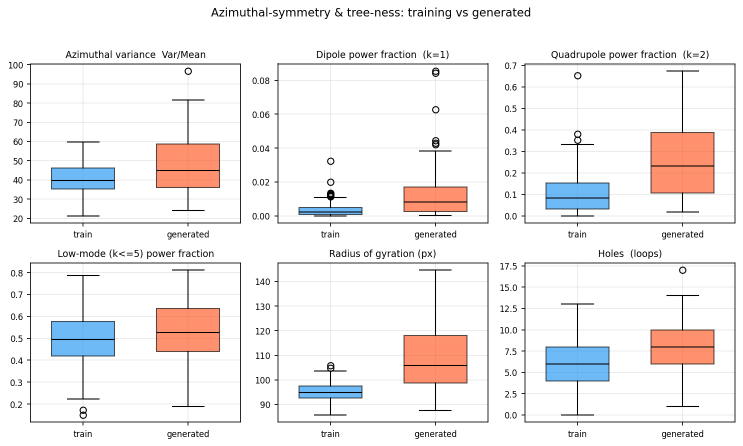
#> input picture results/azimuthal_eval_100v100/azimuthal_comparison.png, 1485 x 892 px (shown at 1/2 size)
$ python azimuthal_metrics.py --training_dir ../results/azimuthal_eval_100v100 --generated_dir ../results/azimuthal_eval_100v100
#> lines starting #> are read from the running program, lines starting #| are printed output that depends on the picture; after the words box and inside, x2 and y2 are one past the last pixel; in counts of white or black regions, pixels touching at a corner belong together
#!/usr/bin/env python3
"""
Azimuthal-symmetry / isotropy metrics for DLA comparison.

Implements the three Tier-1 metrics for the 04/17 PI meeting:

  1. Normalized azimuthal variance of mass per angular wedge
       var_theta_mass = Var_wedge(mass) / Mean_wedge(mass)
     Lower = more isotropic. Training DLAs are expected to have small but
     non-zero values since each single realization has discrete branches;
     the *distribution* over many samples is what we compare.

  2. Azimuthal Fourier power spectrum of the wedge-mass signal m[theta].
     Report low-mode fractions:
         p1 = |c_1|^2 / sum(|c_k|^2),  k >= 1     (dipole asymmetry)
         p2 = |c_2|^2 / sum(|c_k|^2),  k >= 1     (quadrupole)
         p_low = sum_{k<=5} |c_k|^2 / sum(|c_k|^2)
     A generated set that is systematically elongated / rectangular /
     off-center will have inflated p1 or p2 relative to the training set.

  3. Tree-ness check: after post-processing (closing + largest component),
     count holes (Euler-number-based) and flag is_tree = (n_components == 1
     and n_holes == 0). Reports the fraction of "valid-tree" samples.
     DLA clusters are strictly trees, so this is a binary-quality metric.

Also reports:
  - n_white, r_g, n_components, n_holes (matching evaluate_generated.py
    conventions so results can be joined).

Usage:
  python eval/azimuthal_metrics.py \
      --training_dir  results/clean_training_samples \
      --generated_dir results/epoch24_samples \
      --output_dir    results/azimuthal_eval

Produces:
  {output_dir}/per_sample_metrics.csv
  {output_dir}/summary.json
  {output_dir}/azimuthal_comparison.png   (capped <= 1600px wide)
"""

import argparse
import csv
import glob
import json
import os
from pathlib import Path

import numpy as np
from PIL import Image
from scipy.ndimage import binary_closing, label
from scipy.stats import ks_2samp

import matplotlib
matplotlib.use("Agg")
import matplotlib.pyplot as plt


# ---------------------------------------------------------------------------
# Shared preprocessing (consistent with evaluate_generated.py)
# ---------------------------------------------------------------------------
def load_binary(path, threshold=128):
    img = np.array(Image.open(path).convert("L"))
    return (img >= threshold).astype(np.uint8), img.shape


# [13 lines left out: function largest_component, not called in this run]


# ---------------------------------------------------------------------------
# Azimuthal metrics
# ---------------------------------------------------------------------------
def azimuthal_mass_profile(binary, n_wedges=72):
    """Return (wedge_mass[n_wedges], com_yx). COM is in pixel coords."""
    coords = np.argwhere(binary > 0)
    if len(coords) < 20:
        return None, None
    com = coords.mean(axis=0)
    dy = coords[:, 0] - com[0]
    dx = coords[:, 1] - com[1]
    angles = np.arctan2(dy, dx)  # [-pi, pi]
    # histogram mass by angle
    hist, _ = np.histogram(angles, bins=n_wedges, range=(-np.pi, np.pi))
    return hist.astype(np.float64), com


def azimuthal_stats(wedge_mass):
    """
    Given m[theta] (length N), compute:
      var_theta_mass   = Var(m) / Mean(m)  (normalized angular variance)
      p1, p2           = |c_k|^2 / sum_{k>=1}|c_k|^2  (AC power fractions)
      p_low            = sum_{k=1..5} |c_k|^2 / sum_{k>=1}|c_k|^2
    """
    m = np.asarray(wedge_mass, dtype=np.float64)
    mu = m.mean()
    if mu <= 0:
        return None
    var_norm = m.var() / mu  # Var / Mean (Poisson-scaled)

    # Power spectrum (drop DC)
    F = np.fft.rfft(m)
    power = np.abs(F) ** 2
    ac = power[1:]  # k >= 1
    if ac.sum() <= 0:
        return None
    p1 = ac[0] / ac.sum()
    p2 = ac[1] / ac.sum() if len(ac) > 1 else 0.0
    p_low = ac[:5].sum() / ac.sum()

    return {
        "var_theta_mass": float(var_norm),
        "p1_fraction": float(p1),
        "p2_fraction": float(p2),
        "p_low5_fraction": float(p_low),
    }


# ---------------------------------------------------------------------------
# Tree-ness
# ---------------------------------------------------------------------------
def tree_metrics(binary, closing_iters=2):
    """
    Returns dict with n_components (on dilated binary), n_holes, is_tree flag,
    using the same conventions as evaluate_generated.py.
    """
    # Dilate-close for topological connectivity (bridges plus-sign gaps)
    struct = np.ones((3, 3), dtype=np.uint8)
    conn = (
        binary_closing(binary, structure=struct,
                       iterations=closing_iters).astype(np.uint8)
        if closing_iters > 0 else binary
    )
    _, n_components = label(conn)
    _, n_bg = label(conn == 0)
    n_holes = max(0, n_bg - 1)
    return {
        "n_components": int(n_components),
        "n_holes": int(n_holes),
        "is_tree": bool(n_components == 1 and n_holes == 0),
    }


# ---------------------------------------------------------------------------
# Per-image driver
# ---------------------------------------------------------------------------
def analyze_image(path, n_wedges=72, threshold=128, closing_iters=2):
    binary, shape = load_binary(path, threshold)
    coords = np.argwhere(binary > 0)
    if len(coords) < 20:
        return None

    com = coords.mean(axis=0)
    rg = float(np.sqrt(np.mean(np.sum((coords - com) ** 2, axis=1))))

    # Azimuthal on raw binary (no closing) — we want the distribution of
    # pixels as generated / simulated, not a "cleaned" version.
    wedge_mass, _ = azimuthal_mass_profile(binary, n_wedges=n_wedges)
    az = azimuthal_stats(wedge_mass) if wedge_mass is not None else None
    if az is None:
        return None

    # Tree-ness on largest component (post-processed)
    tm = tree_metrics(binary, closing_iters=closing_iters)

    return {
        "filename": os.path.basename(path),
        "height": shape[0],
        "width": shape[1],
        "n_white": int(binary.sum()),
        "rg": rg,
        **az,
        **tm,
    }


def analyze_directory(image_dir, label_name, n_wedges=72, limit=None,
                      threshold=128, closing_iters=2):
    paths = sorted(glob.glob(os.path.join(image_dir, "*.png")))
    if not paths:
        print(f"  [!] no PNGs in {image_dir}")
        return []
    if limit and len(paths) > limit:
        idx = np.linspace(0, len(paths) - 1, limit, dtype=int)
        paths = [paths[i] for i in idx]
    print(f"  Analyzing {len(paths)} images from {image_dir}  [{label_name}]")

    rows = []
    for p in paths:
        try:
            r = analyze_image(p, n_wedges=n_wedges, threshold=threshold,
                              closing_iters=closing_iters)
        except Exception as e:
            print(f"    skip {p}: {e}")
            continue
        if r is None:
            continue
        r["set"] = label_name
        rows.append(r)
    return rows


# ---------------------------------------------------------------------------
# Aggregate stats & plots
# ---------------------------------------------------------------------------
METRIC_KEYS = [
    ("var_theta_mass", "Azimuthal variance  Var/Mean"),
    ("p1_fraction",    "Dipole power fraction  (k=1)"),
    ("p2_fraction",    "Quadrupole power fraction  (k=2)"),
    ("p_low5_fraction","Low-mode (k<=5) power fraction"),
    ("rg",             "Radius of gyration (px)"),
    ("n_holes",        "Holes  (loops)"),
]


def bootstrap_ci_mean(vals, n_boot=5000, alpha=0.05, seed=0):
    """Percentile bootstrap 95% CI on the mean of `vals`. Returns (lo, hi)."""
    rng = np.random.default_rng(seed)
    vals = np.asarray(vals, dtype=np.float64)
    if len(vals) < 2:
        return (float(vals.mean()), float(vals.mean()))
    idx = rng.integers(0, len(vals), size=(n_boot, len(vals)))
    boot_means = vals[idx].mean(axis=1)
    lo, hi = np.quantile(boot_means, [alpha / 2, 1 - alpha / 2])
    return (float(lo), float(hi))


def summarize(rows, label_name):
    if not rows:
        return None
    n = len(rows)
    out = {"label": label_name, "n_images": n}
    for k, _ in METRIC_KEYS:
        vals = np.array([r[k] for r in rows], dtype=np.float64)
        mean = float(vals.mean())
        std = float(vals.std(ddof=1)) if n >= 2 else 0.0
        sem = std / np.sqrt(n) if n >= 2 else 0.0  # standard error of mean
        ci_lo, ci_hi = bootstrap_ci_mean(vals)
        out[k] = {
            "mean":   mean,
            "std":    std,
            "sem":    float(sem),
            "ci95":   [ci_lo, ci_hi],
            "median": float(np.median(vals)),
            "min":    float(vals.min()),
            "max":    float(vals.max()),
        }
    out["is_tree_fraction"] = float(
        np.mean([1.0 if r["is_tree"] else 0.0 for r in rows])
    )
    out["single_component_fraction"] = float(
        np.mean([1.0 if r["n_components"] == 1 else 0.0 for r in rows])
    )
    return out


def ks_tests(train_rows, gen_rows):
    out = {}
    for k, _ in METRIC_KEYS:
        a = np.array([r[k] for r in train_rows], dtype=np.float64)
        b = np.array([r[k] for r in gen_rows], dtype=np.float64)
        if len(a) < 2 or len(b) < 2:
            continue
        stat, p = ks_2samp(a, b)
        out[k] = {"statistic": float(stat), "p_value": float(p)}
    return out


def plot_comparison(train_rows, gen_rows, output_path):
    """3x2 panel. figsize (10, 6) at dpi=150 -> 1500x900 px (<1600)."""
    fig, axes = plt.subplots(2, 3, figsize=(10, 6))
    colors = {"train": "#2196F3", "gen": "#FF5722"}

    for ax, (key, title) in zip(axes.flat, METRIC_KEYS):
        t = np.array([r[key] for r in train_rows], dtype=np.float64)
        g = np.array([r[key] for r in gen_rows], dtype=np.float64)
        bp = ax.boxplot(
            [t, g],
            tick_labels=["train", "generated"],
            patch_artist=True,
            widths=0.6,
            medianprops={"color": "black"},
        )
        for patch, c in zip(bp["boxes"], [colors["train"], colors["gen"]]):
            patch.set_facecolor(c)
            patch.set_alpha(0.65)
        ax.set_title(title, fontsize=9)
        ax.tick_params(axis="x", labelsize=8)
        ax.tick_params(axis="y", labelsize=8)
        ax.grid(True, alpha=0.3)

    fig.suptitle("Azimuthal-symmetry & tree-ness: training vs generated",
                 fontsize=11)
    plt.tight_layout(rect=[0, 0, 1, 0.96])
    # dpi=150 keeps 10x6 -> 1500x900 < 1600 px on either side
    plt.savefig(output_path, dpi=150, bbox_inches="tight")
    plt.close()


def plot_mean_spectrum(train_rows, gen_rows, output_path,
                       n_wedges=72, train_dir=None, gen_dir=None,
                       max_dirs=200):
    """
    Mean wedge-mass and mean Fourier power spectra with uncertainty bands.

    Layout (3 panels, 10x8 at dpi=150 -> 1500x1200 px):
      [0,0] mean m(θ) with ±1σ shaded band (train vs gen)
      [0,1] mean |c_k|² (log-y), shaded IQR per mode (train vs gen)
      [1,:] log-ratio log10(<P_k^gen>/<P_k^train>) with bootstrap 95% CI
            (makes the "order of magnitude at high k" claim visual)
    """
    if not train_dir or not gen_dir:
        return

    def _collect(directory, limit):
        paths = sorted(glob.glob(os.path.join(directory, "*.png")))
        if limit and len(paths) > limit:
            idx = np.linspace(0, len(paths) - 1, limit, dtype=int)
            paths = [paths[i] for i in idx]
        profs, spectra = [], []
        for p in paths:
            try:
                binary, _ = load_binary(p)
                wm, _ = azimuthal_mass_profile(binary, n_wedges=n_wedges)
                if wm is None:
                    continue
                s = wm.sum()
                if s <= 0:
                    continue
                profs.append(wm / s)                     # unit-sum
                F = np.fft.rfft(wm.astype(np.float64))
                P = np.abs(F) ** 2
                P_ac = P[1:].sum()
                if P_ac <= 0:
                    continue
                # Per-sample AC-normalized power spectrum (dimensionless)
                spectra.append(P / P_ac)
            except Exception:
                continue
        if not profs:
            return np.zeros((0, n_wedges)), np.zeros((0, n_wedges // 2 + 1))
        return np.array(profs), np.array(spectra)

    t, tP = _collect(train_dir, max_dirs)
    g, gP = _collect(gen_dir, max_dirs)
    if t.size == 0 or g.size == 0:
        return

    theta = np.linspace(-np.pi, np.pi, n_wedges, endpoint=False)
    t_mean = t.mean(axis=0); t_std = t.std(axis=0, ddof=1)
    g_mean = g.mean(axis=0); g_std = g.std(axis=0, ddof=1)

    # spectra stats (median + IQR to be robust to heavy tails)
    t_med = np.median(tP, axis=0); t_lo = np.quantile(tP, 0.25, axis=0)
    t_hi = np.quantile(tP, 0.75, axis=0)
    g_med = np.median(gP, axis=0); g_lo = np.quantile(gP, 0.25, axis=0)
    g_hi = np.quantile(gP, 0.75, axis=0)

    # bootstrap CI on log10 of gen/train mean ratio (mode-wise)
    rng = np.random.default_rng(0)
    n_boot = 2000
    k_modes = tP.shape[1]
    log_ratio_boot = np.zeros((n_boot, k_modes))
    for b in range(n_boot):
        it = rng.integers(0, len(tP), size=len(tP))
        ig = rng.integers(0, len(gP), size=len(gP))
        tm = tP[it].mean(axis=0)
        gm = gP[ig].mean(axis=0)
        # protect log of zero at the DC slot
        log_ratio_boot[b] = np.where(
            (tm > 0) & (gm > 0), np.log10(gm / tm), 0.0
        )
    lr_mean = log_ratio_boot.mean(axis=0)
    lr_lo = np.quantile(log_ratio_boot, 0.025, axis=0)
    lr_hi = np.quantile(log_ratio_boot, 0.975, axis=0)

    fig = plt.figure(figsize=(10, 8))
    gs = fig.add_gridspec(2, 2, height_ratios=[1.0, 0.9])
    ax1 = fig.add_subplot(gs[0, 0])
    ax2 = fig.add_subplot(gs[0, 1])
    ax3 = fig.add_subplot(gs[1, :])

    # --- Panel 1: mean m(θ) with ±1σ bands ---
    ax1.plot(theta, t_mean, color="#2196F3", linewidth=1.5, label="train")
    ax1.fill_between(theta, t_mean - t_std, t_mean + t_std,
                     color="#2196F3", alpha=0.2, linewidth=0,
                     label="train ±1σ (samples)")
    ax1.plot(theta, g_mean, color="#FF5722", linewidth=1.5, label="generated")
    ax1.fill_between(theta, g_mean - g_std, g_mean + g_std,
                     color="#FF5722", alpha=0.2, linewidth=0,
                     label="generated ±1σ")
    ax1.set_xlabel("angle  θ  (rad)")
    ax1.set_ylabel("fractional mass per wedge")
    ax1.set_title(f"Mean azimuthal mass profile  (N={n_wedges} wedges)",
                  fontsize=10)
    ax1.legend(fontsize=7, loc="upper right")
    ax1.grid(True, alpha=0.3)

    # --- Panel 2: AC-normalized |c_k|² with IQR bands ---
    k = np.arange(k_modes)
    ax2.fill_between(k[1:], t_lo[1:], t_hi[1:], color="#2196F3",
                     alpha=0.25, linewidth=0, label="train IQR")
    ax2.semilogy(k[1:], t_med[1:], color="#2196F3", marker="o",
                 markersize=3.5, linewidth=1.2, label="train median")
    ax2.fill_between(k[1:], g_lo[1:], g_hi[1:], color="#FF5722",
                     alpha=0.25, linewidth=0, label="generated IQR")
    ax2.semilogy(k[1:], g_med[1:], color="#FF5722", marker="s",
                 markersize=3.5, linewidth=1.2, label="generated median")
    ax2.set_xlabel("mode  k")
    ax2.set_ylabel(r"$|c_k|^2 / \sum_{k'\geq 1} |c_{k'}|^2$  (log)")
    ax2.set_title("AC-normalized azimuthal power spectrum", fontsize=10)
    ax2.legend(fontsize=7, loc="upper right")
    ax2.grid(True, alpha=0.3, which="both")

    # --- Panel 3: log10 ratio gen/train per mode with 95% CI band ---
    ax3.axhline(0, color="gray", linestyle="--", linewidth=0.8)
    ax3.fill_between(k[1:], lr_lo[1:], lr_hi[1:], color="purple",
                     alpha=0.25, linewidth=0,
                     label="bootstrap 95% CI")
    ax3.plot(k[1:], lr_mean[1:], color="purple", marker="D", markersize=3.5,
             linewidth=1.2, label=r"$\log_{10}(\langle P_k^{gen}\rangle "
                                  r"/ \langle P_k^{train}\rangle)$")
    ax3.set_xlabel("mode  k")
    ax3.set_ylabel(r"log$_{10}$ ratio  (gen / train)")
    ax3.set_title("Mean-power ratio per mode  "
                  "(positive = generated exceeds training)", fontsize=10)
    ax3.legend(fontsize=7, loc="upper right")
    ax3.grid(True, alpha=0.3)

    plt.tight_layout()
    plt.savefig(output_path, dpi=150, bbox_inches="tight")
    plt.close()


# ---------------------------------------------------------------------------
# Main
# ---------------------------------------------------------------------------
def main():
    ap = argparse.ArgumentParser()
    ap.add_argument("--training_dir", required=True)
    ap.add_argument("--generated_dir", required=True)
    ap.add_argument("--output_dir", default="results/azimuthal_eval")
    ap.add_argument("--n_wedges", type=int, default=72)
    ap.add_argument("--threshold", type=int, default=128)
    ap.add_argument("--closing_iters", type=int, default=2)
    ap.add_argument("--train_limit", type=int, default=500,
                    help="Limit training samples for speed")
    ap.add_argument("--gen_limit", type=int, default=None,
                    help="Limit generated samples (default: all)")
    args = ap.parse_args()

    out = Path(args.output_dir)
    out.mkdir(parents=True, exist_ok=True)

    print("\n== Azimuthal metrics ==")
    train_rows = analyze_directory(
        args.training_dir, "train",
        n_wedges=args.n_wedges, limit=args.train_limit,
        threshold=args.threshold, closing_iters=args.closing_iters,
    )
#> in load_binary, `img = np.array(Image.open(path).convert("L"))`:
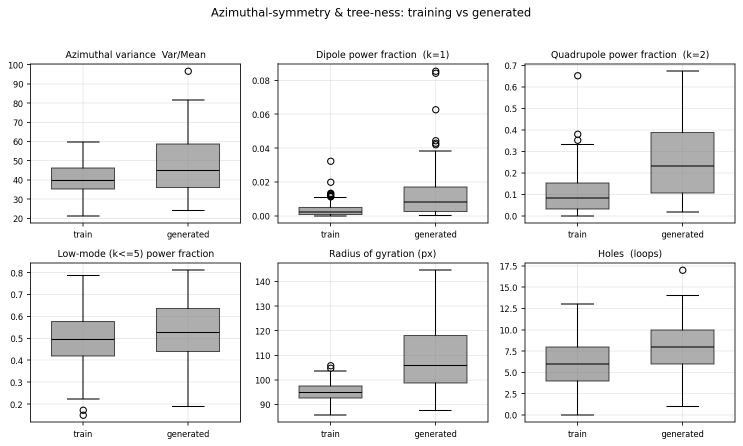
#> img: shape (892, 1485) (shown at 1/2 size); min 0, max 255, mean 239.4
#> in analyze_image, `binary, shape = load_binary(path, threshold)`:
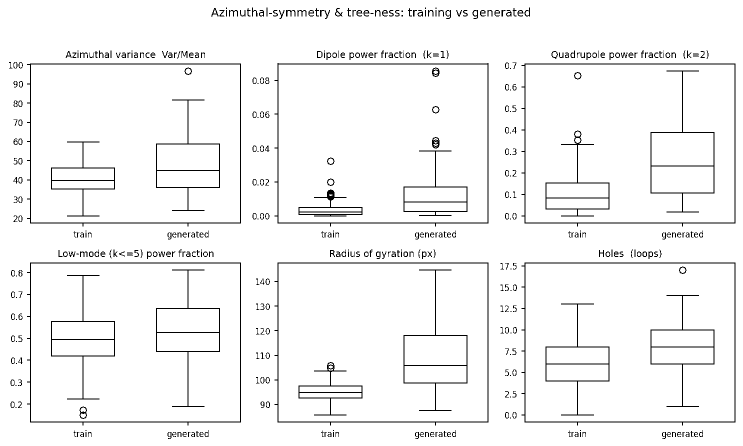
#> binary: shape (892, 1485) (shown at 1/2 size); values 0 (black) and 1 (white), 95.9% white; black in thin lines or dots
#> in analyze_image, `binary, shape = load_binary(path, threshold)`: shape = (892, 1485)
#> in analyze_image, `coords = np.argwhere(binary > 0)`: coords = 1270199 pairs, first value 0 to 891, second value 0 to 1484
#> in analyze_image, `com = coords.mean(axis=0)`: com = [444.8, 741.9]
#> in analyze_image, `rg = float(np.sqrt(np.mean(np.sum((coords - com) ** 2, axis=1))))`: rg = 500.6
#> in azimuthal_mass_profile, `com = coords.mean(axis=0)`: com = [444.8, 741.9]
#> in azimuthal_mass_profile, `hist, _ = np.histogram(angles, bins=n_wedges, range=(-np.pi, np.pi))`: hist = 72 values, max 29783 at index 5, min 8117 at index 17, mean 17641.7
#> in analyze_image, `wedge_mass, _ = azimuthal_mass_profile(binary, n_wedges=n_wedges)`: wedge_mass has the same summary as hist in azimuthal_mass_profile
#> in azimuthal_stats, `m = np.asarray(wedge_mass, dtype=np.float64)`: m has the same summary as hist in azimuthal_mass_profile
#> in azimuthal_stats, `mu = m.mean()`: mu = 17641.7
#> in azimuthal_stats, `var_norm = m.var() / mu`: var_norm = 3241.9
#> in azimuthal_stats, `power = np.abs(F) ** 2`: power = 37 values, max 1.61e+12 at index 0, min 111506.1 at index 25, mean 4.76e+10
#> in azimuthal_stats, `ac = power[1:]`: ac = 36 values, max 1.26e+11 at index 1, min 111506.1 at index 24, mean 4.12e+09
#> in azimuthal_stats, `p1 = ac[0] / ac.sum()`: p1 = 8.62e-07
#> in azimuthal_stats, `p2 = ac[1] / ac.sum() if len(ac) > 1 else 0.0`: p2 = 0.847
#> in azimuthal_stats, `p_low = ac[:5].sum() / ac.sum()`: p_low = 0.866
#> in analyze_image, `az = azimuthal_stats(wedge_mass) if wedge_mass is not None else None`: az = {'var_theta_mass': 3241.9, 'p1_fraction': 8.62e-07, 'p2_fraction': 0.847, 'p_low5_fraction': 0.866}
#> in tree_metrics, `conn = ( binary_closing(binary, structure=struct, iterations=closing_i..`:
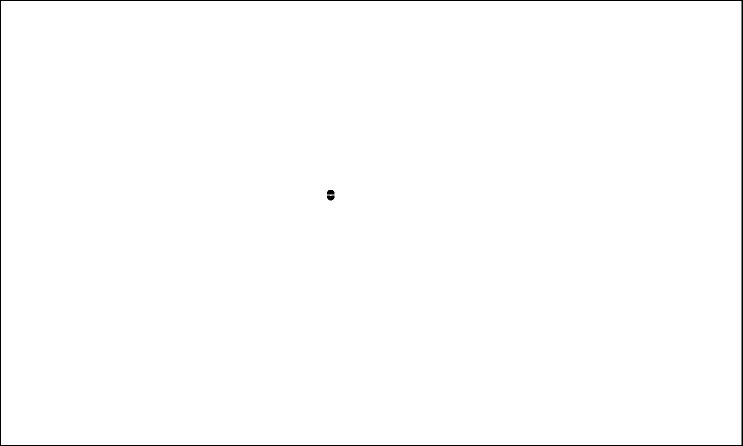
#> conn: shape (892, 1485) (shown at 1/2 size); values 0 (black) and 1 (white), 99.3% white; 3 black regions, box (x1, y1, x2, y2) and area: (0, 0, 1485, 892) 9492, (654, 391, 669, 401) 123, (654, 380, 669, 389) 121
#> in tree_metrics, `_, n_components = label(conn)`: n_components = 1
#> in tree_metrics, `_, n_bg = label(conn == 0)`: n_bg = 3
#> (the rest of the program and of its run is left out)
